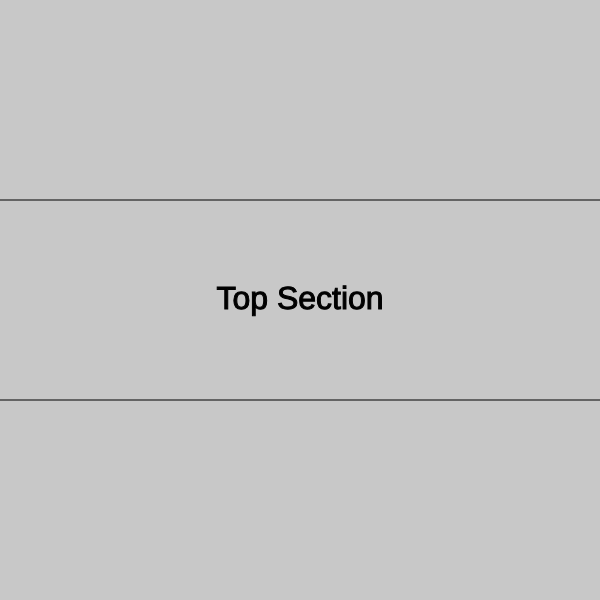
Frame 1 (no input)
Frame 60 (no input): identical to frame 1, image omitted
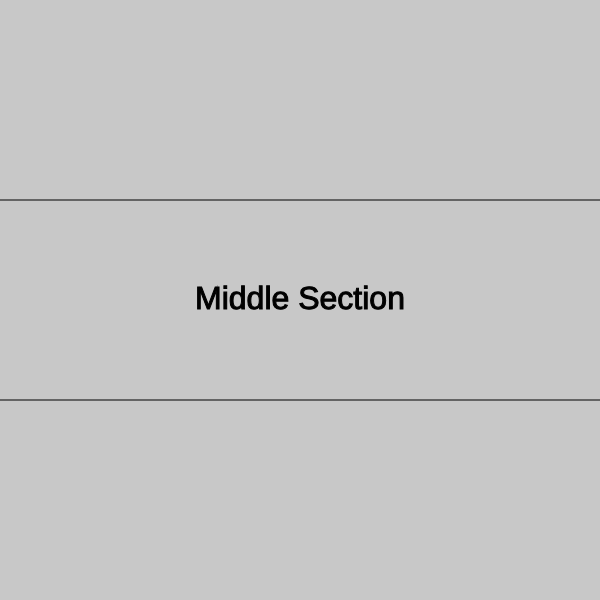
Frame 120 (the mouse pressed at the canvas centre since frame 60)

The p5.js sketch that drew these frames (run headless with seeded random() and noise() and a simulated clock; from frame 60 on, the mouse is pressed at the canvas centre):

// p5.js sketch
// ── sketch.js
function setup() {
  createCanvas(600, 600);
}

function draw() {
  background(200);
  
  let rowHeight = height / 3;
  stroke(0);
  line(0, rowHeight, width, rowHeight);
  line(0, 2 * rowHeight, width, 2 * rowHeight);

  let section;
  if (mouseY < rowHeight) {
    section = "Top Section";
  } else if (mouseY < 2 * rowHeight) {
    section = "Middle Section";
  } else {
    section = "Bottom Section";
  }

  fill(0);
  textAlign(CENTER, CENTER);
  textSize(32);
  text(section, width / 2, height / 2);
}
